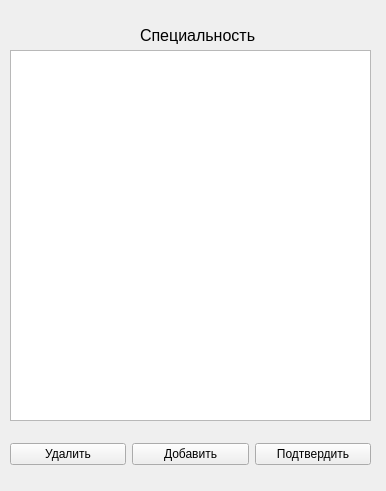
<?xml version="1.0" encoding="UTF-8"?>
<ui version="4.0">
 <class>FormSpecialty</class>
 <widget class="QWidget" name="FormSpecialty">
  <property name="geometry">
   <rect>
    <x>0</x>
    <y>0</y>
    <width>386</width>
    <height>491</height>
   </rect>
  </property>
  <property name="windowTitle">
   <string>Form</string>
  </property>
  <widget class="QLabel" name="label">
   <property name="geometry">
    <rect>
     <x>140</x>
     <y>20</y>
     <width>131</width>
     <height>31</height>
    </rect>
   </property>
   <property name="font">
    <font>
     <pointsize>12</pointsize>
    </font>
   </property>
   <property name="text">
    <string>Специальность</string>
   </property>
  </widget>
  <widget class="QTableView" name="tableView">
   <property name="geometry">
    <rect>
     <x>10</x>
     <y>50</y>
     <width>361</width>
     <height>371</height>
    </rect>
   </property>
  </widget>
  <widget class="QWidget" name="gridLayoutWidget">
   <property name="geometry">
    <rect>
     <x>10</x>
     <y>429</y>
     <width>361</width>
     <height>51</height>
    </rect>
   </property>
   <layout class="QGridLayout" name="gridLayout">
    <item row="0" column="0">
     <widget class="QPushButton" name="pushButton">
      <property name="text">
       <string>Удалить</string>
      </property>
     </widget>
    </item>
    <item row="0" column="1">
     <widget class="QPushButton" name="pushButton_2">
      <property name="text">
       <string>Добавить</string>
      </property>
     </widget>
    </item>
    <item row="0" column="2">
     <widget class="QPushButton" name="pushButton_3">
      <property name="text">
       <string>Подтвердить</string>
      </property>
     </widget>
    </item>
   </layout>
  </widget>
 </widget>
 <resources/>
 <connections/>
</ui>
